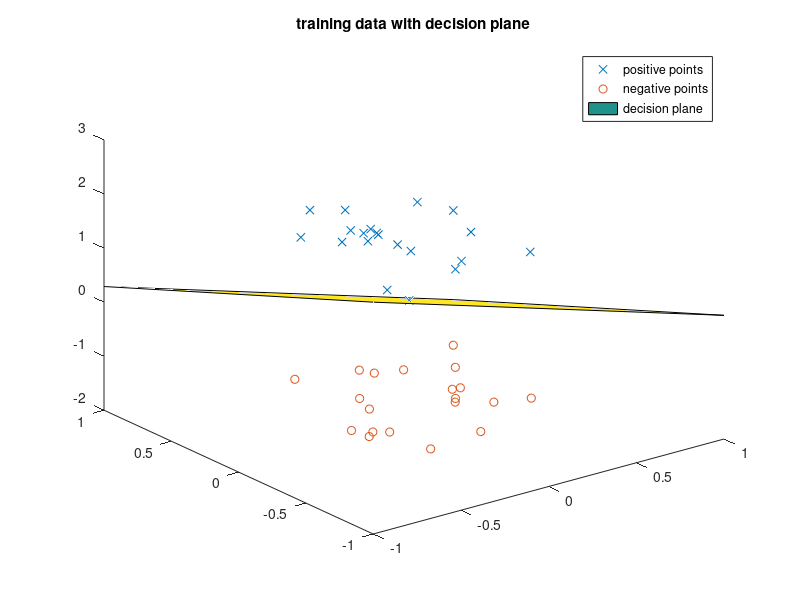
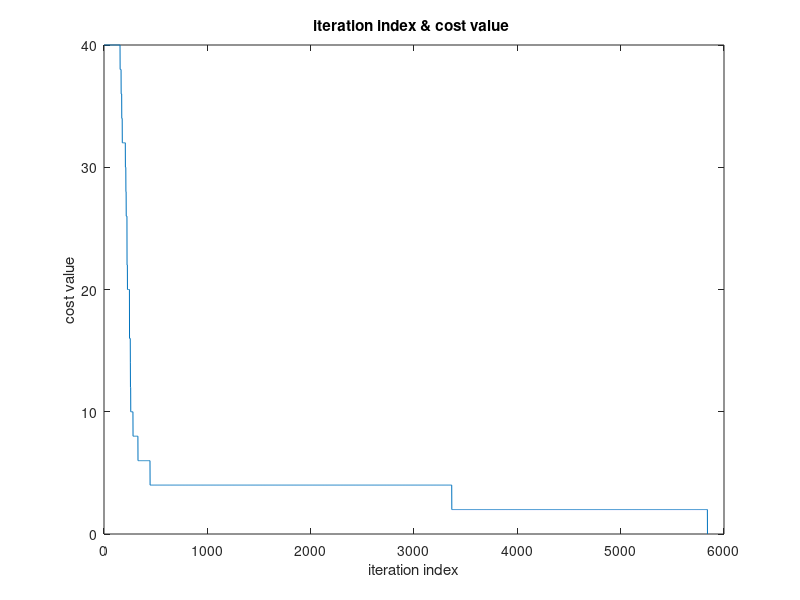
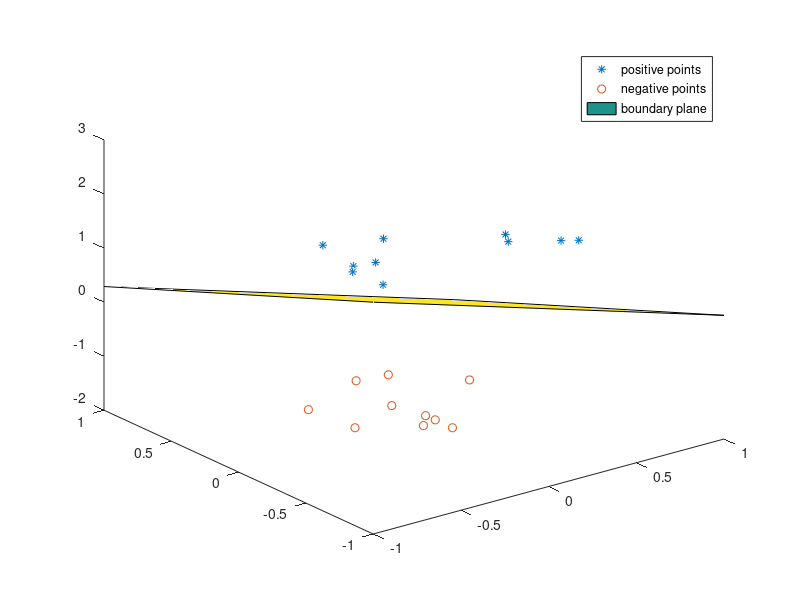

Write MATLAB code to recreate these figures, in order. (Note: this script raises an error after producing the figures.)
clc;
clear;
close ALL;
%random points from the 1. and 8. quadrants are taken
%the numbers are between -100 and 100
maks = 1;
data = [rand(30,3)*maks;-rand(30,3)*maks];
%labels are created:
%the 1. quadrant is label 1
%the 8. quadrant is label -1
label = [ones(30,1);-ones(30,1)];
%visualization of training data
%the points from the 1.quadrant is represented by x
plot3(data(1:20,1),data(1:20,2),data(1:20,3),'x');
hold on;
%the points from the 8.quadrant is represented by o
plot3(data(31:50,1),data(31:50,2),data(31:50,3),'o');
hold on;

%trainig and test data is created
training_data = [data(1:20,:);data(31:50,:)];
training_label = [label(1:20,:);label(31:50,:)]; %aka desired output 
test_data = [data(21:30,:);data(51:60,:)];
test_label = [label(21:30,:);label(51:60,:)];


%% training part
%initial weight vector, numbers between -1 and 1
w = 2*rand(3,1)-1;
%threshold value, it can be changed
threshold =100;

%actual output for initial weight
actual_output = sign(training_data*w-threshold);
%cost value for initial weight
cost = 1/2*transpose((training_label-actual_output))*(training_label-actual_output);
%cost vector for the plot
cost_vector = [cost];

while cost~=0
    for i=1:40 %each points at the training data
        actual_output = sign(training_data*w-threshold);
        error = training_label(i)-actual_output(i);%error check for the selected point at the training data
        if error ~=0%if this point is misallocated, the weight vector is updated             
            w = w + error*training_data(i)/2;        
            actual_output = sign(training_data*w-threshold);%actual output for updated weight
            cost = 1/2*transpose((training_label-actual_output))*(training_label-actual_output);%cost after this iteration
            cost_vector = [cost_vector; cost];%this cost value is added to cost vector
        end      
    end
    actual_output = sign(training_data*w-threshold);
    cost = 1/2*transpose((training_label-actual_output))*(training_label-actual_output);
    
end

%decision plane
[x1, x2] = meshgrid(-maks:2*maks:maks); % Generate x1 and x2 data
x3 = -1/w(3)*(w(1)*x1 + w(2)*x2 - threshold); %x3 in terms of x1 and x2
surf(x1,x2,x3) %Plot the surface
legend("positive points","negative points","decision plane");
title("training data with decision plane");

figure;
plot(cost_vector);
xlabel("iteration index");
ylabel("cost value")
title("iteration index & cost value ")

%% test part

test_output = sign(test_data*w-threshold);

test_error = abs(test_output - test_label)/2;
total_error = sum(test_error);%the number of misallocated points at test data
test_accuracy = 1-total_error/20

%visualization of test data and decision plane
figure;
plot3(data(21:30,1),data(21:30,2),data(21:30,3),'*');
hold on;
plot3(data(51:60,1),data(51:60,2),data(51:60,3),'o');
hold on;
[x1, x2] = meshgrid(-maks:2*maks:maks); 
x3 = -1/w(3)*(w(1)*x1 + w(2)*x2 - threshold);
surf(x1,x2,x3); 
legend("positive points","negative points","boundary plane");
title("test data with decision plane (#misallocated points: " + total_error + " )" )
